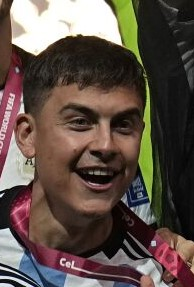
#> input picture 1207070031_Deriz_PCD10/dybala.jpeg, 194 x 287 px
$ jupyter execute 'Template Matching Mendeteksi Einstein Pada Gambar.ipynb'
#> lines starting #> are read from the running program, lines starting #| are printed output that depends on the picture
[cell 1]
# tampilkan kedua gambar
import cv2
import numpy as np
from matplotlib import pyplot as plt
# panggil dan konversi warna agar sesuai dengan Matplotlib
dybala = cv2.imread('dybala.jpeg')
#> dybala is the input picture: shape (287, 194, 3); mean B, G, R 71.2, 79.4, 93.7
dybala = cv2.cvtColor(dybala, cv2.COLOR_BGR2RGB) # simpan dengan nama yang
ditumpuk = dybala
# panggil dan konversi warna agar sesuai dengan Matplotlib
piala = cv2.imread('piala dunia.jpeg')
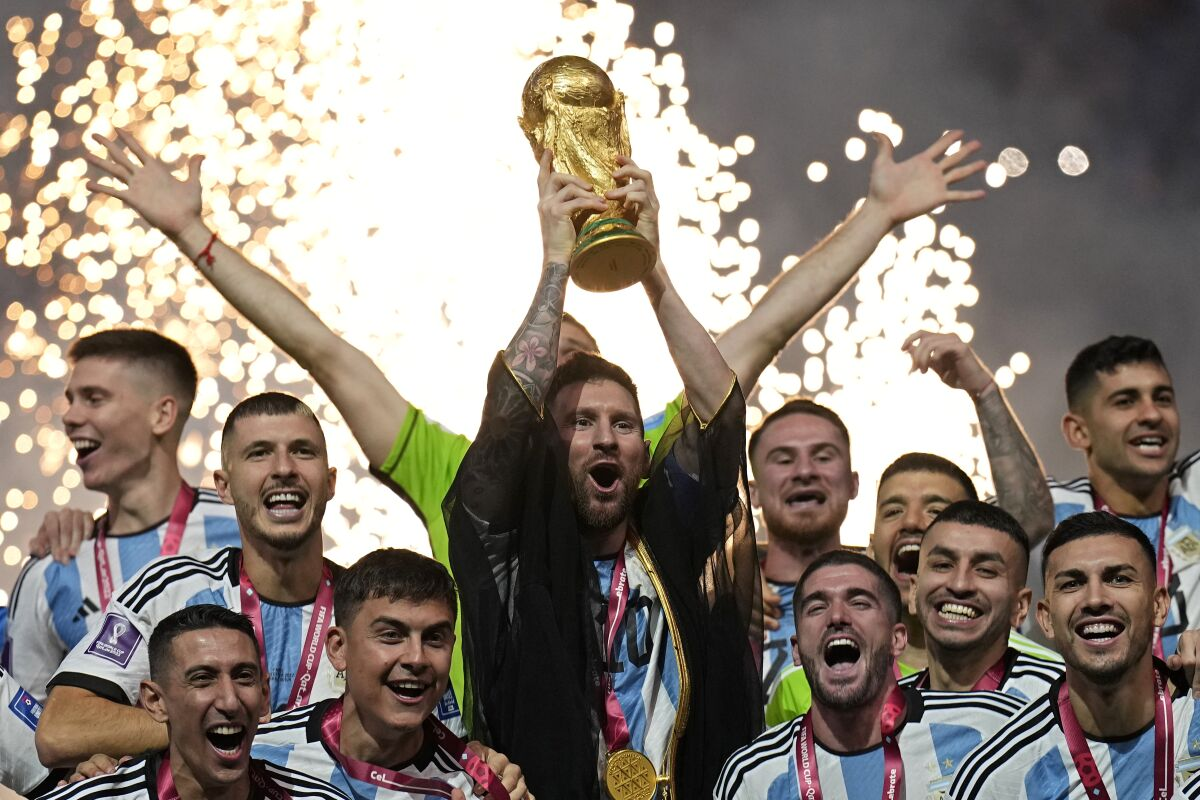
#> input picture 1207070031_Deriz_PCD10/piala dunia.jpeg, 1200 x 800 px
#> piala is the input picture: shape (800, 1200, 3); mean B, G, R 120.5, 130, 140.2
piala = cv2.cvtColor(piala, cv2.COLOR_BGR2RGB)
plt.subplot(121),plt.imshow(dybala), plt.title('Dybala')
plt.subplot(122),plt.imshow(piala), plt.title('Piala Dunia 2022')
plt.show()
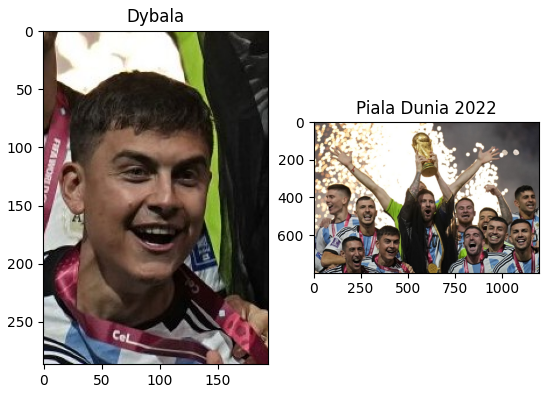
#> figure drawn by matplotlib, 2 panels

[cell 2]
import cv2
import numpy as np
from matplotlib import pyplot as plt
img = cv2.imread('piala dunia.jpeg',0)
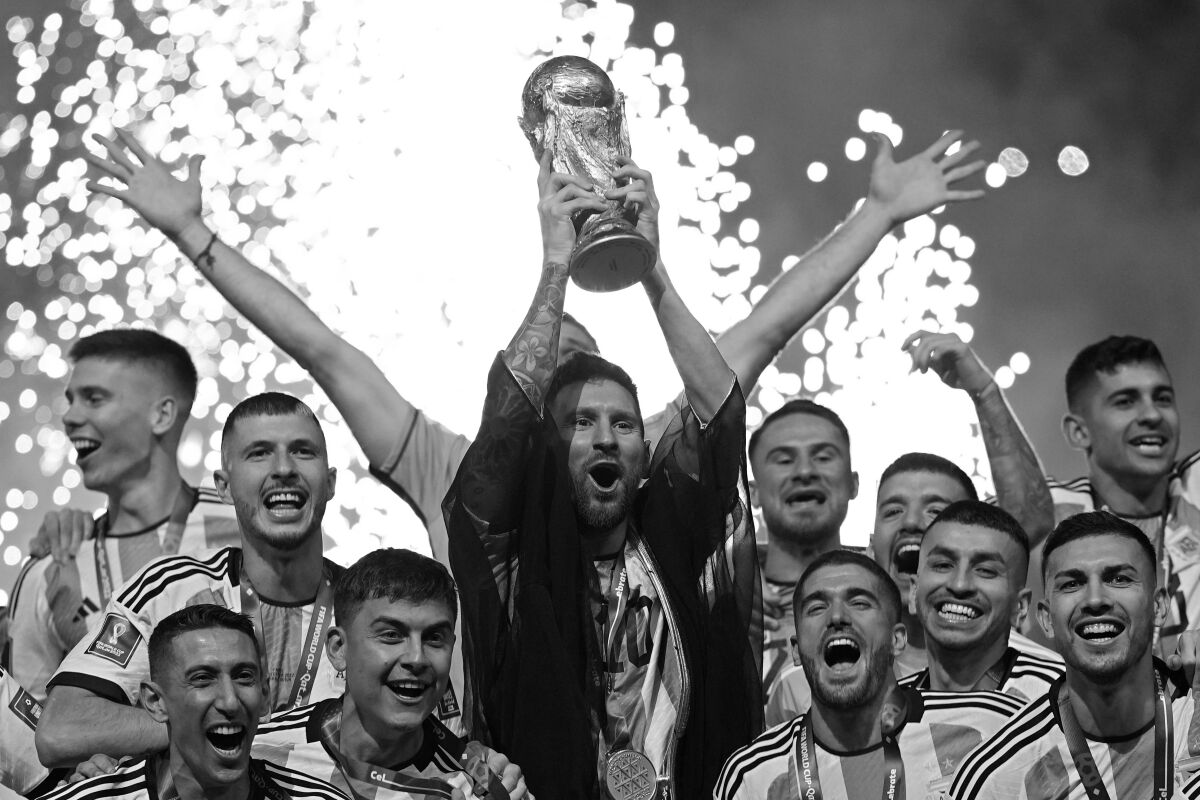
#> img: shape (800, 1200); min 0, max 255, mean 132.1
img2 = img.copy()
template = cv2.imread('dybala.jpeg',0)
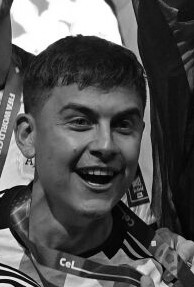
#> template: shape (287, 194); min 0, max 255, mean 82.8
w, h = template.shape[::-1]
#> w = 194; h = 287
# All the 6 methods for comparison in a list
methods = ['cv2.TM_CCOEFF', 'cv2.TM_CCOEFF_NORMED', 'cv2.TM_CCORR',
            'cv2.TM_CCORR_NORMED', 'cv2.TM_SQDIFF', 'cv2.TM_SQDIFF_NORMED']

# perbesar ukuran hasil plotting
plt.rcParams["figure.figsize"] = (15,15)
for met in methods:
    img = img2.copy()
    method = eval(met)
    # menggunakan template matching
    res = cv2.matchTemplate(img,template,method)
    # mencari ukuran citra template untuk menggambar kotak
    min_val, max_val, min_loc, max_loc = cv2.minMaxLoc(res)
    # metode TM_SQDIFF dan TM_SQDIFF_NORMED menggunakan persamaan yang sedikit berbeda
    # sehingga dibuatkan fungsi khusus untuk mengambil nilai minimum
    if method in [cv2.TM_SQDIFF, cv2.TM_SQDIFF_NORMED]:
        top_left = min_loc
    else:
        top_left = max_loc
    bottom_right = (top_left[0] + w, top_left[1] + h)

    # buat persegi pada lokasi yang ditemukan
    cv2.rectangle(img, top_left, bottom_right, 255, 2) # 2 adalah ketebalan garis kotak
    print("hasil metode", met, ": " )
    plt.subplot(121),plt.imshow(res,cmap = 'gray')
    plt.title('Hasil matching'), plt.xticks([]), plt.yticks([])
    plt.subplot(122),plt.imshow(img,cmap = 'gray')
    plt.title('Lokasi terdeteksi'), plt.xticks([]), plt.yticks([])
    plt.show()
#> this loop made 6 passes
#> (min_val, max_val, min_loc, top_left, bottom_right) on passes 1 to 4: (-91248200, 274162912, (762, 183), (311, 513), (505, 800)), (-0.336, 0.999, (761, 182), (311, 513), (505, 800)), (150596576, 1.17e+09, (462, 463), (332, 0), (526, 287)), (0.409, 1, (481, 513), (311, 513), (505, 800))
#> (min_val, max_val, max_loc, top_left, bottom_right) on passes 5 to 6: (290880, 1.92e+09, (323, 12), (311, 513), (505, 800)), (0.000443, 1, (23, 0), (311, 513), (505, 800))
#> pass 1, `res = cv2.matchTemplate(img,template,method)`:
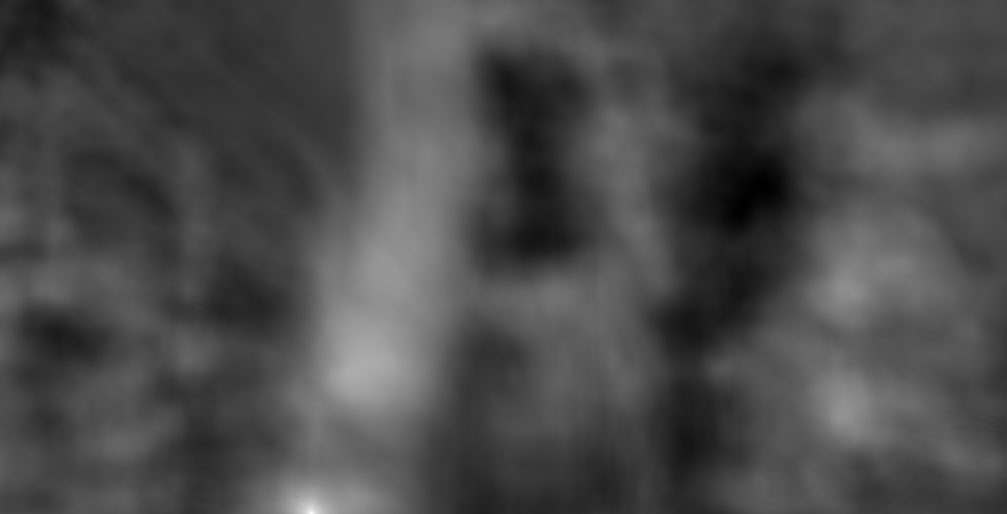
#> res: shape (514, 1007) float32; min -91248200, max 274162912, mean 15552228; drawn with min black and max white
#> pass 1, `plt.show()`:
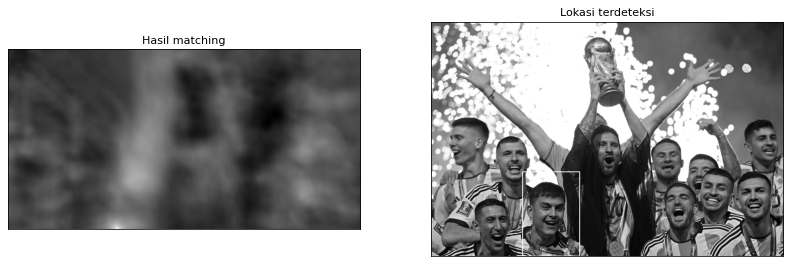
#> figure drawn by matplotlib, 2 panels
#> pass 3, `res = cv2.matchTemplate(img,template,method)`:
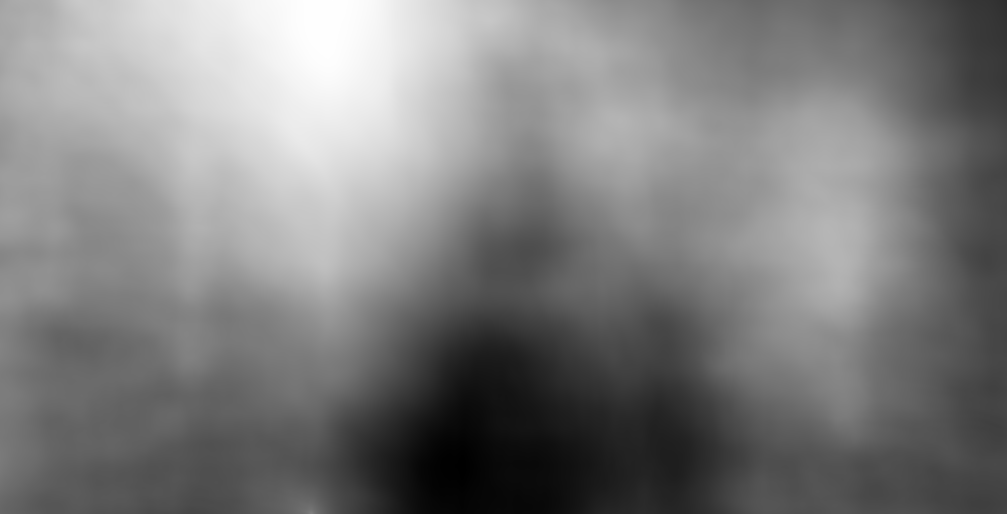
#> res: shape (514, 1007) float32; min 150596576, max 1.17e+09, mean 655816832; drawn with min black and max white
#> after the loop:
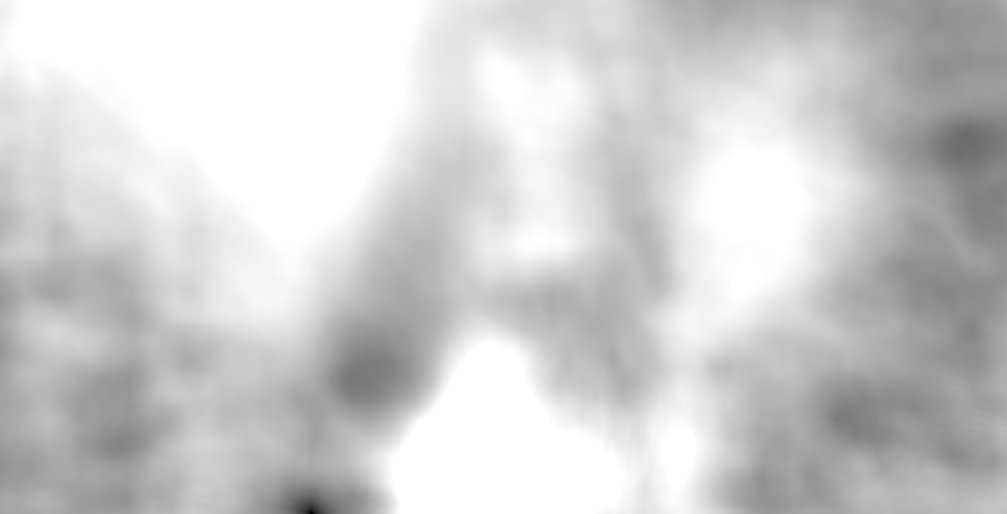
#> res: shape (514, 1007) float32; min 0.000443, max 1, mean 0.813
